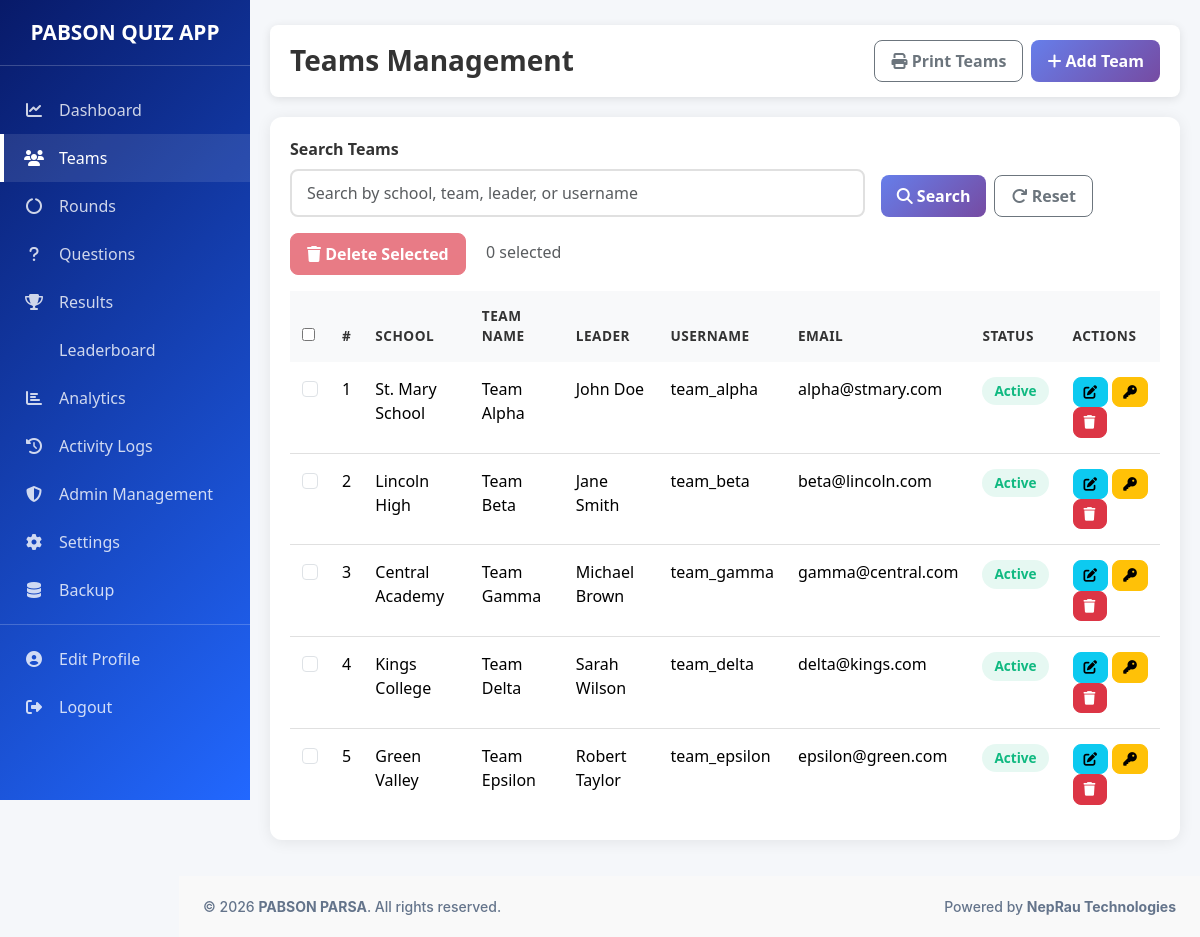
The page /admin/teams.php (signed in) on the database its author committed.
### tables this page shows
CREATE TABLE `teams` (
  `id` INT PRIMARY KEY AUTO_INCREMENT,
  `school_name` VARCHAR(255) NOT NULL,
  `team_name` VARCHAR(255) NOT NULL,
  `leader_name` VARCHAR(150) NOT NULL,
  `username` VARCHAR(100) NOT NULL UNIQUE,
  `email` VARCHAR(150),
  `password` VARCHAR(255) NOT NULL,
  `status` ENUM('active', 'inactive') DEFAULT 'active',
  `created_at` TIMESTAMP DEFAULT CURRENT_TIMESTAMP,
  `updated_at` TIMESTAMP DEFAULT CURRENT_TIMESTAMP ON UPDATE CURRENT_TIMESTAMP,
  INDEX `idx_username` (`username`),
  INDEX `idx_status` (`status`),
  INDEX `idx_school_name` (`school_name`)
);

### includes/Database.php (called while the page is built, shortened)
<?php
class Database
{
    private static $instance = null;
    private $connection;
    private $stmt;
    public static function getInstance()
    {
        if (self::$instance === null) {
            self::$instance = new self();
        }
        return self::$instance;
    }
    private function connect()
    {
        $dsn = 'mysql:host=' . DB_HOST . ';dbname=' . DB_NAME . ';charset=' . DB_CHARSET;
        try {
            $this->connection = new PDO(
                $dsn,
                DB_USER,
                DB_PASS,
                [
                    PDO::ATTR_ERRMODE => PDO::ERRMODE_EXCEPTION,
                    PDO::ATTR_DEFAULT_FETCH_MODE => PDO::FETCH_ASSOC,
                    PDO::ATTR_EMULATE_PREPARES => false,
                ]
            );
        } catch (PDOException $e) {
            Logger::error('Database Connection Error: ' . $e->getMessage());
            die('Database connection failed. Please try again later.');
        }
    }
    public function query($sql, $params = [])
    {
        try {
            $this->stmt = $this->connection->prepare($sql);
            if (!$this->stmt->execute($params)) {
                $errorInfo = $this->stmt->errorInfo();
                throw new Exception('Database error: ' . (isset($errorInfo[2]) ? $errorInfo[2] : 'Unknown error'));
            }
            return $this;
        } catch (PDOException $e) {
            Logger::error('Query Error: ' . $e->getMessage() . ' SQL: ' . $sql);
            throw new Exception('Database query failed: ' . $e->getMessage());
        } catch (Exception $e) {
            Logger::error('Query Error: ' . $e->getMessage());
            throw $e;
        }
    }
    public function resultSet()
    {
        return $this->stmt->fetchAll();
    }
}

### includes/Auth.php (called while the page is built, shortened)
<?php
class Auth
{
    public function isAdminLoggedIn()
    {
        return isset($_SESSION['admin_id']) && !empty($_SESSION['admin_id']);
    }
    public function getCurrentAdmin()
    {
        return [
            'id' => $_SESSION['admin_id'],
            'username' => $_SESSION['admin_username'],
            'role' => $_SESSION['admin_role'],
            'name' => $_SESSION['admin_name']
        ];
    }
    private function checkSessionTimeout()
    {
        if ($this->isAdminLoggedIn() || $this->isTeamLoggedIn()) {
            $loginTime = $_SESSION['login_time'] ?? time();
        }
    }
}

### includes/Security.php (called while the page is built, shortened)
<?php
class Security
{
    public static function sanitizeInput($input)
    {
        return htmlspecialchars(trim($input), ENT_QUOTES, 'UTF-8');
    }
    public static function escapeOutput($output)
    {
        return htmlspecialchars($output, ENT_QUOTES, 'UTF-8');
    }
}

### models/Models.php (called while the page is built, shortened)
<?php
class TeamModel
{
    private $db;
    public function __construct()
    {
        $this->db = Database::getInstance();
    }
    public function getAll($limit = 50, $offset = 0)
    {
        $this->db->query('SELECT * FROM teams ORDER BY created_at DESC LIMIT ? OFFSET ?', [$limit, $offset]);
        return $this->db->resultSet();
    }
    public function getCount()
    {
        $this->db->query('SELECT COUNT(*) as count FROM teams');
        $result = $this->db->single();
        return $result['count'];
    }
}

### admin/teams.php (the view, shortened to what this page needs)
<?php
require_once MODELS_PATH . '/Models.php';
$auth = new Auth();
$team_model = new TeamModel();
$search = trim(Security::sanitizeInput($_GET['search'] ?? ''));
$page = max(1, intval($_GET['page'] ?? 1));
$limit = 20;
$offset = ($page - 1) * $limit;
if ($search !== '') {
    $teams = $team_model->searchPaginated($search, $limit, $offset);
    $total_teams = $team_model->getSearchCount($search);
    $total_pages = max(1, ceil($total_teams / $limit));
} else {
    $teams = $team_model->getAll($limit, $offset);
}
?>
<!DOCTYPE html>
<html lang="en">
<head>
    <link href="https://cdn.jsdelivr.net/npm/bootstrap@5.3.8/dist/css/bootstrap.min.css" rel="stylesheet">
    <link rel="stylesheet" href="https://cdnjs.cloudflare.com/ajax/libs/font-awesome/6.4.0/css/all.min.css">
    <link rel="stylesheet" href="https://cdn.datatables.net/1.13.6/css/dataTables.bootstrap5.min.css">
    <link rel="stylesheet" href="../assets/css/admin.css">
</head>
<body>
    <div class="sidebar">
        <div class="sidebar-brand">
            <h2><i class="fas fa-quiz"></i>PABSON QUIZ APP</h2>
        </div>
        <ul class="sidebar-menu list-unstyled">
            <li><a href="dashboard.php"><i class="fas fa-chart-line"></i> Dashboard</a></li>
            <li><a href="teams.php" class="active"><i class="fas fa-users"></i> Teams</a></li>
            <li><a href="rounds.php"><i class="fas fa-circle-notch"></i> Rounds</a></li>
            <li><a href="questions.php"><i class="fas fa-question"></i> Questions</a></li>
            <li><a href="results.php"><i class="fas fa-trophy"></i> Results</a></li>
            <li><a href="leaderboard.php"><i class="fas fa-podium"></i> Leaderboard</a></li>
            <li><a href="analytics.php"><i class="fas fa-chart-bar"></i> Analytics</a></li>
            <li><a href="activity-logs.php"><i class="fas fa-history"></i> Activity Logs</a></li>
            <?php if ($auth->getCurrentAdmin()['role'] === 'super_admin'): ?>
                <li><a href="admins.php"><i class="fas fa-shield-alt"></i> Admin Management</a></li>
            <?php endif; ?>
            <li><a href="settings.php"><i class="fas fa-cog"></i> Settings</a></li>
            <li><a href="backup.php"><i class="fas fa-database"></i> Backup</a></li>
            <li><hr style="opacity: 0.2; margin: 10px 0;"></li>
            <li><a href="profile.php"><i class="fas fa-user-circle"></i> Edit Profile</a></li>
            <li><a href="logout.php"><i class="fas fa-sign-out-alt"></i> Logout</a></li>
        </ul>
    </div>
    <div class="main-content">
        <div class="navbar-top d-flex align-items-center justify-content-between">
            <h3>Teams Management</h3>
            <div class="d-flex gap-2">
                <button class="btn btn-outline-secondary" id="btnPrintTeams">
                    <i class="fas fa-print"></i> Print Teams
                </button>
                <button class="btn btn-primary" data-bs-toggle="modal" data-bs-target="#addTeamModal">
                    <i class="fas fa-plus"></i> Add Team
                </button>
            </div>
        </div>
        <div class="card-modern mb-3">
            <div class="card-modern-body">
                <form method="GET" class="row g-3 align-items-end mb-3">
                    <div class="col-md-8">
                        <label for="search" class="form-label">Search Teams</label>
                        <input type="text" class="form-control" id="search" name="search" value="<?php echo Security::escapeOutput($search); ?>" placeholder="Search by school, team, leader, or username">
                    </div>
                    <div class="col-md-4 d-flex gap-2">
                        <button type="submit" class="btn btn-primary mt-4"><i class="fas fa-search"></i> Search</button>
                        <a href="teams.php" class="btn btn-outline-secondary mt-4"><i class="fas fa-redo"></i> Reset</a>
                    </div>
                </form>
                <div class="d-flex flex-wrap align-items-center justify-content-between mb-3">
                    <div>
                        <button class="btn btn-danger" id="deleteSelectedBtn" disabled>
                            <i class="fas fa-trash"></i> Delete Selected
                        </button>
                        <span id="selectedCount" class="ms-3 text-muted">0 selected</span>
                    </div>
                </div>
                <table class="table table-modern table-hover" id="teamsTable">
                    <thead>
                        <tr>
                            <th style="width: 40px;"><input type="checkbox" id="selectAllTeams"></th>
                            <th>#</th>
                            <th>School</th>
                            <th>Team Name</th>
                            <th>Leader</th>
                            <th>Username</th>
                            <th>Email</th>
                            <th>Status</th>
                            <th>Actions</th>
                        </tr>
                    </thead>
                    <tbody>
                        <?php foreach ($teams as $index => $team): ?>
                            <tr>
                                <td>
                                    <input type="checkbox" class="form-check-input team-checkbox" value="<?php echo $team['id']; ?>">
                                </td>
                                <td><?php echo $index + (($page - 1) * $limit) + 1; ?></td>
                                <td><?php echo Security::escapeOutput($team['school_name']); ?></td>
                                <td><?php echo Security::escapeOutput($team['team_name']); ?></td>
                                <td><?php echo Security::escapeOutput($team['leader_name']); ?></td>
                                <td><?php echo Security::escapeOutput($team['username']); ?></td>
                                <td><?php echo Security::escapeOutput($team['email'] ?? ''); ?></td>
                                <td>
                                    <span class="badge-status <?php echo $team['status']; ?>">
                                        <?php echo ucfirst($team['status']); ?>
                                    </span>
                                </td>
                                <td>
                                    <button class="btn btn-sm btn-info btn-edit-team" data-team-id="<?php echo $team['id']; ?>">
                                        <i class="fas fa-edit"></i>
                                    </button>
                                    <button class="btn btn-sm btn-warning btn-reset-password" data-team-id="<?php echo $team['id']; ?>">
                                        <i class="fas fa-key"></i>
                                    </button>
                                    <button class="btn btn-sm btn-danger btn-delete-team" data-team-id="<?php echo $team['id']; ?>">
                                        <i class="fas fa-trash"></i>
                                    </button>
                                </td>
                            </tr>
                        <?php endforeach; ?>
                    </tbody>
                </table>
            </div>
        </div>
    </div>
<?php include_once '../includes/footer.php'; ?>
</body>
</html>

### assets/css/admin.css (style rules this page uses)
:root { --primary-color: #1107cb; --secondary-color: #005ec9; --success-color: #10b981; --danger-color: #ef4444; --warning-color: #f59e0b; --info-color: #3b82f6; --light-color: #f5f7fa; --dark-color: #1f2937; }
* { margin: 0; padding: 0; box-sizing: border-box; }
body { background-color: #f5f7fa; font-family: 'Segoe UI', Tahoma, Geneva, Verdana, sans-serif; }
.sidebar { background: linear-gradient(135deg, #081a69 0%, #2268ff 100%); color: white; height: 100vh; position: fixed; left: 0; top: 0; width: 250px; overflow-y: auto; z-index: 1000; }
.sidebar-brand { padding: 20px; border-bottom: 1px solid rgba(255, 255, 255, 0.2); text-align: center; }
.sidebar-brand h2 { margin: 0; font-size: 1.3rem; font-weight: 700; }
.sidebar-menu { padding: 20px 0; }
.sidebar-menu li { margin: 0; }
.sidebar-menu a { display: flex; align-items: center; padding: 12px 20px; color: rgba(255, 255, 255, 0.8); text-decoration: none; transition: all 0.3s; border-left: 4px solid transparent; }
.sidebar-menu a:hover, .sidebar-menu a.active { background-color: rgba(255, 255, 255, 0.1); border-left-color: white; color: white; }
.sidebar-menu i { margin-right: 15px; width: 20px; text-align: center; }
.main-content { margin-left: 250px; padding: 20px; }
.navbar-top { background: white; box-shadow: 0 2px 10px rgba(0, 0, 0, 0.1); margin-bottom: 20px; padding: 15px 20px; border-radius: 8px; display: flex; justify-content: space-between; align-items: center; position: sticky; top: 0; z-index: 1100; }
.main-content { margin-left: 250px; padding: 20px; padding-top: 25px; }
.navbar-top h3 { margin: 0; color: #333; font-weight: 600; }
.card-modern { background: white; border-radius: 12px; box-shadow: 0 2px 15px rgba(0, 0, 0, 0.08); overflow: hidden; margin-bottom: 20px; }
.card-modern-body { padding: 20px; }
.table-modern { border-collapse: separate; border-spacing: 0; margin-bottom: 0; }
.table-modern thead th { background-color: #f8f9fa; border: none; font-weight: 600; color: #333; padding: 15px 12px; text-transform: uppercase; font-size: 0.85rem; letter-spacing: 0.5px; }
.table-modern tbody td { border: none; padding: 15px 12px; border-bottom: 1px solid #e0e0e0; }
.table-modern tbody tr:last-child td { border-bottom: none; }
.badge-status { display: inline-block; padding: 4px 12px; border-radius: 20px; font-size: 0.85rem; font-weight: 600; }
.badge-status.active { background-color: rgba(16, 185, 129, 0.1); color: #10b981; }
.btn { border-radius: 8px; font-weight: 600; padding: 8px 16px; transition: all 0.3s; }
.btn-primary { background: linear-gradient(135deg, #667eea 0%, #764ba2 100%); border: none; }
.btn-sm { padding: 4px 10px; font-size: 0.85rem; }
.form-label { font-weight: 600; color: #333; margin-bottom: 8px; }
.form-control, .form-select { border: 2px solid #e0e0e0; border-radius: 8px; padding: 10px 15px; transition: border-color 0.3s; }

### includes/footer.php (style rules this page uses)
:root { --sidebar-width:179px; --footer-bg: #f9f9f9; --footer-border: #e2e8f0; --footer-text: #64748b; --footer-link-hover: #1d4ed8; }

### rows shown on the page
teams: limit "1", school_name "St. Mary School", team_name "Team Alpha", leader_name "John Doe", username "team_alpha", email "alpha@stmary.com", status "Active"
teams: limit "2", school_name "Lincoln High", team_name "Team Beta", leader_name "Jane Smith", username "team_beta", email "beta@lincoln.com", status "Active"
teams: limit "3", school_name "Central Academy", team_name "Team Gamma", leader_name "Michael Brown", username "team_gamma", email "gamma@central.com", status "Active"
teams: limit "4", school_name "Kings College", team_name "Team Delta", leader_name "Sarah Wilson", username "team_delta", email "delta@kings.com", status "Active"
teams: limit "5", school_name "Green Valley", team_name "Team Epsilon", leader_name "Robert Taylor", username "team_epsilon", email "epsilon@green.com", status "Active"
